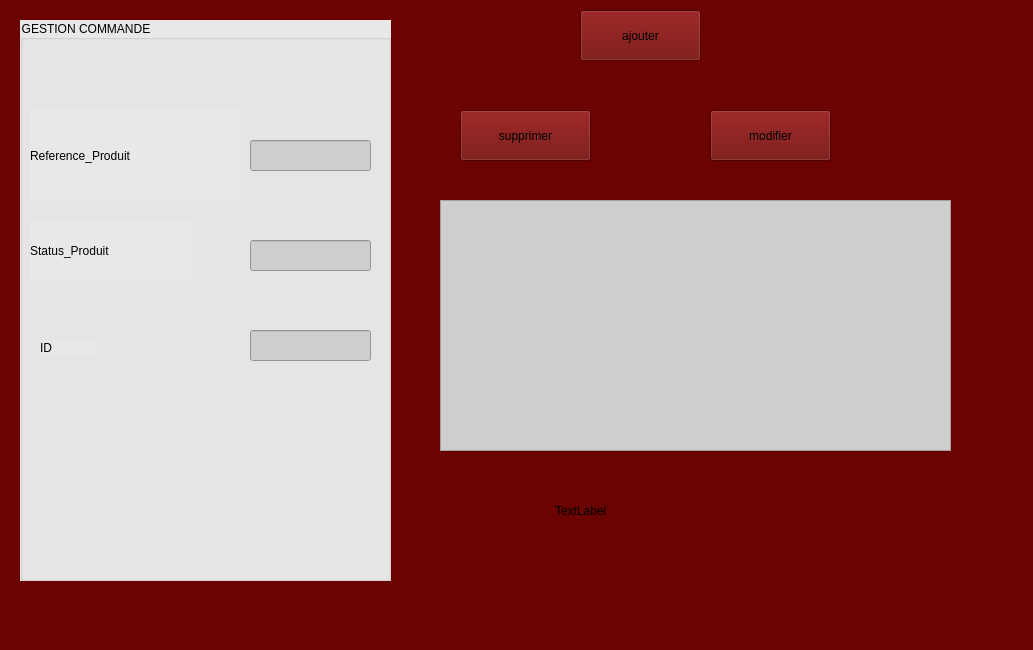
<?xml version="1.0" encoding="UTF-8"?>
<ui version="4.0">
 <class>MainWindow</class>
 <widget class="QMainWindow" name="MainWindow">
  <property name="geometry">
   <rect>
    <x>0</x>
    <y>0</y>
    <width>1033</width>
    <height>650</height>
   </rect>
  </property>
  <property name="windowTitle">
   <string>MainWindow</string>
  </property>
  <property name="styleSheet">
   <string notr="true">background-color: rgb(107, 3, 0);</string>
  </property>
  <widget class="QWidget" name="centralwidget">
   <widget class="QGroupBox" name="groupBox">
    <property name="geometry">
     <rect>
      <x>20</x>
      <y>20</y>
      <width>371</width>
      <height>561</height>
     </rect>
    </property>
    <property name="styleSheet">
     <string notr="true">background-color: rgb(232, 232, 232);</string>
    </property>
    <property name="title">
     <string>GESTION COMMANDE</string>
    </property>
    <widget class="QLabel" name="LBLNOM">
     <property name="geometry">
      <rect>
       <x>10</x>
       <y>90</y>
       <width>211</width>
       <height>91</height>
      </rect>
     </property>
     <property name="styleSheet">
      <string notr="true">font: 14pt &quot;MS Shell Dlg 2&quot;;</string>
     </property>
     <property name="text">
      <string>Reference_Produit</string>
     </property>
    </widget>
    <widget class="QLabel" name="LBLPRENOM">
     <property name="geometry">
      <rect>
       <x>10</x>
       <y>200</y>
       <width>161</width>
       <height>61</height>
      </rect>
     </property>
     <property name="styleSheet">
      <string notr="true">font: 14pt &quot;MS Shell Dlg 2&quot;;</string>
     </property>
     <property name="text">
      <string>Status_Produit</string>
     </property>
    </widget>
    <widget class="QLabel" name="LBLCIN">
     <property name="geometry">
      <rect>
       <x>20</x>
       <y>320</y>
       <width>56</width>
       <height>16</height>
      </rect>
     </property>
     <property name="styleSheet">
      <string notr="true">font: 14pt &quot;MS Shell Dlg 2&quot;;</string>
     </property>
     <property name="text">
      <string>ID</string>
     </property>
    </widget>
    <widget class="QLineEdit" name="TXTBREFP">
     <property name="geometry">
      <rect>
       <x>230</x>
       <y>120</y>
       <width>121</width>
       <height>31</height>
      </rect>
     </property>
     <property name="styleSheet">
      <string notr="true">background-color: rgb(206, 206, 206);</string>
     </property>
    </widget>
    <widget class="QLineEdit" name="TXTBSP">
     <property name="geometry">
      <rect>
       <x>230</x>
       <y>220</y>
       <width>121</width>
       <height>31</height>
      </rect>
     </property>
     <property name="styleSheet">
      <string notr="true">background-color: rgb(206, 206, 206);</string>
     </property>
    </widget>
    <widget class="QLineEdit" name="TXTBID">
     <property name="geometry">
      <rect>
       <x>230</x>
       <y>310</y>
       <width>121</width>
       <height>31</height>
      </rect>
     </property>
     <property name="styleSheet">
      <string notr="true">background-color: rgb(206, 206, 206);</string>
     </property>
    </widget>
   </widget>
   <widget class="QPushButton" name="btnajouter">
    <property name="geometry">
     <rect>
      <x>580</x>
      <y>10</y>
      <width>121</width>
      <height>51</height>
     </rect>
    </property>
    <property name="styleSheet">
     <string notr="true">font: 75 8pt &quot;MS Shell Dlg 2&quot;;
font: 10pt &quot;MS Shell Dlg 2&quot;;</string>
    </property>
    <property name="text">
     <string>ajouter</string>
    </property>
   </widget>
   <widget class="QPushButton" name="btns">
    <property name="geometry">
     <rect>
      <x>460</x>
      <y>110</y>
      <width>131</width>
      <height>51</height>
     </rect>
    </property>
    <property name="styleSheet">
     <string notr="true">font: 75 8pt &quot;MS Shell Dlg 2&quot;;
font: 10pt &quot;MS Shell Dlg 2&quot;;</string>
    </property>
    <property name="text">
     <string>supprimer</string>
    </property>
   </widget>
   <widget class="QPushButton" name="btnm">
    <property name="geometry">
     <rect>
      <x>710</x>
      <y>110</y>
      <width>121</width>
      <height>51</height>
     </rect>
    </property>
    <property name="styleSheet">
     <string notr="true">font: 75 8pt &quot;MS Shell Dlg 2&quot;;
font: 10pt &quot;MS Shell Dlg 2&quot;;</string>
    </property>
    <property name="text">
     <string>modifier</string>
    </property>
   </widget>
   <widget class="QLabel" name="label">
    <property name="geometry">
     <rect>
      <x>555</x>
      <y>465</y>
      <width>181</width>
      <height>91</height>
     </rect>
    </property>
    <property name="text">
     <string>TextLabel</string>
    </property>
   </widget>
   <widget class="QTableView" name="TblData">
    <property name="geometry">
     <rect>
      <x>440</x>
      <y>200</y>
      <width>511</width>
      <height>251</height>
     </rect>
    </property>
    <property name="styleSheet">
     <string notr="true">background-color: rgb(206, 206, 206);</string>
    </property>
   </widget>
  </widget>
  <widget class="QMenuBar" name="menubar">
   <property name="geometry">
    <rect>
     <x>0</x>
     <y>0</y>
     <width>1033</width>
     <height>26</height>
    </rect>
   </property>
  </widget>
  <widget class="QStatusBar" name="statusbar"/>
 </widget>
 <resources/>
 <connections/>
</ui>
